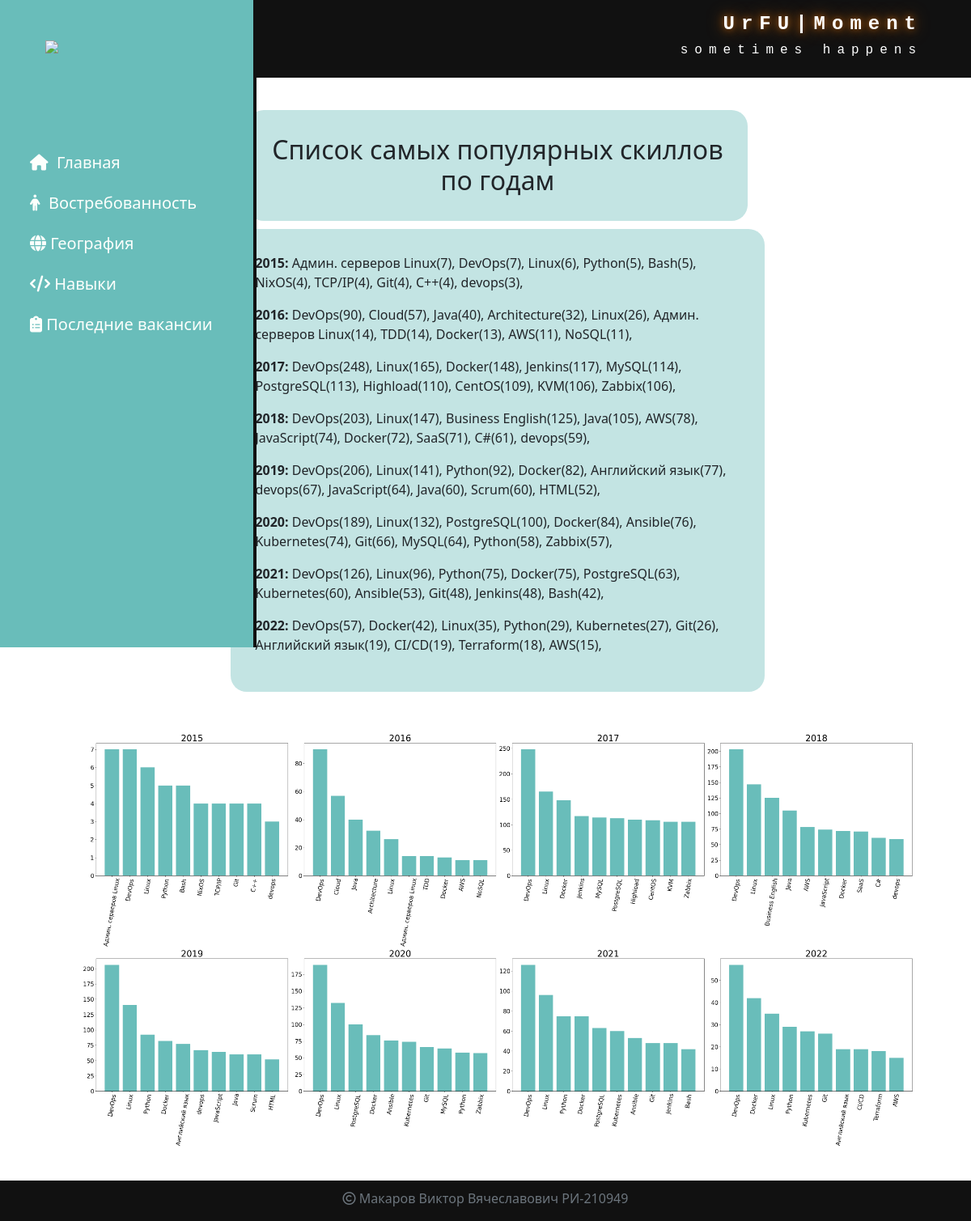
/skills, run on the app's committed database.
### main/models.py (models this page shows)
class SkillsPage(models.Model):
    title = models.CharField(
        'Заголовок',
        max_length=100,
        default='skillsPage'
    )
    graph = models.ImageField(
        'график',
        default=None,
        blank=True,
        null=True,
        upload_to='skillspage'
    )
    text = models.TextField('Текст', default=None)

### main/views.py (the view)
# urls.py: path('skills', views.skills, name='skills'),
def skills(request):
    skillspage = SkillsPage.objects.all()[0]
    return render(
        request,
        'main/skills.html',
        context={
            'skillspage':skillspage,
        }
    )

### main/templates/main/skills.html
{% extends 'main/mainpage.html' %}
{% load static %}
{% block content %}
    <div>
           {{ skillspage.text|safe }}
    </div>
    <img class="skills_img" src="{{ skillspage.graph.url }}" alt="homepage_img">
{% endblock %}

### main/static/main/css/main.css (style rules this page uses)
body { min-height: 100%; }
.skills_img { width: 100%; }
.skills_img { width: 100%; margin-top: 50px; }
.text_block { background: #c3e4e3; padding: 30px ; border-radius: 20px; }

### data on the page
SkillsPage: text "Список самых популярных скиллов по годам 2015: Админ. серверов Linux(7), DevOps(7), Linux(6), Python(5), Bash(5), NixOS(4), TCP/IP(4), Git(4), C++(4), devops(3), 2016: DevOps(90), Cloud(57), Java(40), Architecture(32), Linux(26), Админ. серверов Linux(14), TDD(14), Docker(13), AWS(11), NoSQL(11), 2017: DevOps(248), Linux(165), Docker(148), Jenkins(117), MySQL(114), PostgreSQL(113), Highload(110), CentOS(109), KVM(106), Zabbix(106), 2018: DevOps(203), Linux(147), Business English(125), Java(105), AWS(78), JavaScript(74), Docker(72), SaaS(71), C#(61), devops(59), 2019: DevOps(206), Linux(141), Python(92), Docker(82), Английский язык(77), devops(67), JavaScript(64), Java(60), Scrum(60),…", graph (picture)
